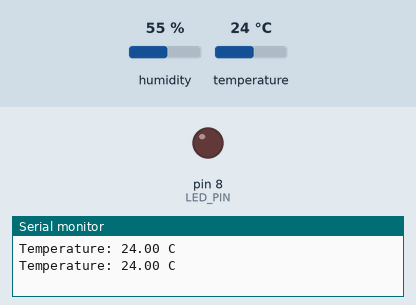
Simulated run of this sketch. Board: Arduino Uno, built with avr-gcc and run on an emulated ATmega328P. On the bench: output pins drawn as LEDs (lit = HIGH), the last lines printed to the serial monitor. The inputs (shaded band) are chosen by the test bench; at power-on: temperature 24 °C, humidity 55 %.

Above: at 2.8 s.
2.9 s: temperature set to 34.3 °C
5.6 s: temperature set to 35.5 °C
At 6.8 s:
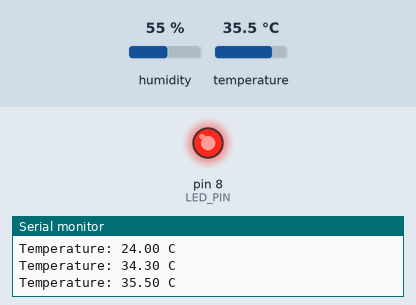
8.3 s: temperature set to 12 °C
At 10.3 s:
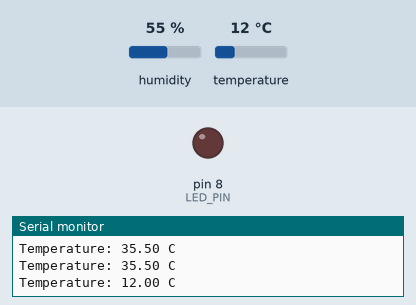
11.5 s: temperature set to 41 °C
At 13.3 s:
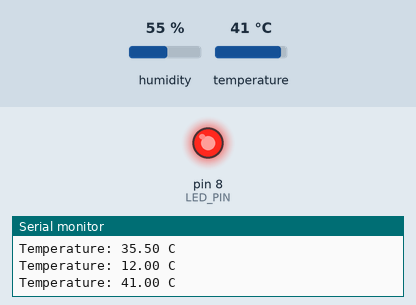
Timing chart, 0 to 14.8 s (numbered marks = the images above; inputs shaded):
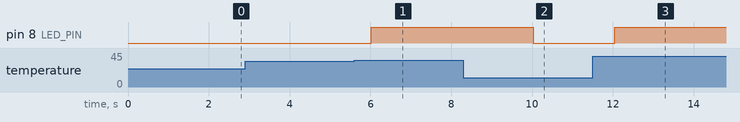

The sketch:

sketch.ino
```cpp
#include "DHT.h"

#define DHTPIN 2
#define DHTTYPE DHT22
#define LED_PIN 8
#define THRESHOLD_C 35.0

DHT dht(DHTPIN, DHTTYPE);

void setup() {
  Serial.begin(9600);
  pinMode(LED_PIN, OUTPUT);
  dht.begin();
}

void loop() {
  float temp = dht.readTemperature();
  if (isnan(temp)) {
    Serial.println("Sensor read failed");
  } else {
    Serial.print("Temperature: ");
    Serial.print(temp);
    Serial.println(" C");

    digitalWrite(LED_PIN, temp > THRESHOLD_C ? HIGH : LOW);
  }

  delay(2000);
}
```

Measured:
- the behaviour switches between 35 and 35.1 °C on temperature (found by bisection; images 0 and 1)
- after the input at 5.6 s, pin 8 (LED_PIN): LOW → HIGH after 0.42 s
- after the input at 8.3 s, pin 8 (LED_PIN): HIGH → LOW after 1.7 s
- after the input at 11.5 s, pin 8 (LED_PIN): LOW → HIGH after 0.54 s
